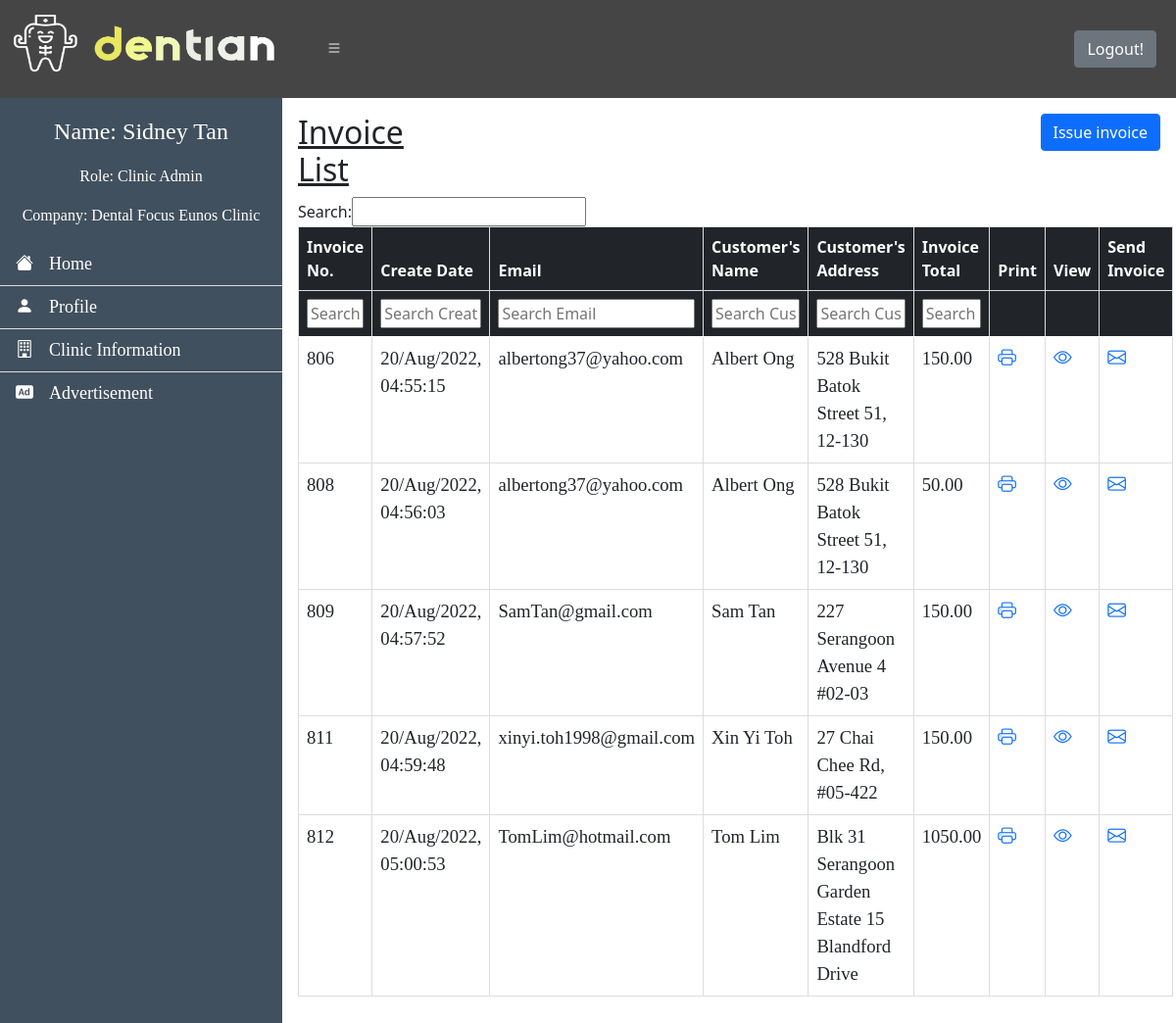
/invoice_list.php (signed in), run on the app's committed database.
### tables this page shows
CREATE TABLE `invoice_order` (
  `order_id` int NOT NULL,
  `appt_id` int DEFAULT NULL,
  `Email` varchar(100) NOT NULL,
  `order_date` timestamp NOT NULL DEFAULT CURRENT_TIMESTAMP,
  `order_receiver_name` varchar(250) NOT NULL,
  `order_receiver_address` mediumtext NOT NULL,
  `order_total_before_tax` decimal(10,2) NOT NULL,
  `order_total_tax` decimal(10,2) NOT NULL,
  `order_tax_per` varchar(250) NOT NULL,
  `order_total_after_tax` double(10,2) NOT NULL,
  `order_amount_paid` decimal(10,2) NOT NULL,
  `order_total_amount_due` decimal(10,2) NOT NULL,
  `Company` varchar(100) NOT NULL,
  `note` mediumtext NOT NULL
);

### Receptionist.php (called while the page is built, shortened)
<?php
$company = $_SESSION['Company'];
?>

### Invoice.php (called while the page is built, shortened)
<?php
class Invoice
{
	private $invoiceOrderTable = 'invoice_order';
	private $dbConnect = false;
	public function __construct()
	{
		if (!$this->dbConnect) {
			$conn = new mysqli('34.87.94.119', 'root', "r00tD3ntian@22", "dentianDatabase");
			if ($conn->connect_error) {
				die("Error failed to connect to MySQL: " . $conn->connect_error);
			} else {
				$this->dbConnect = $conn;
			}
		}
	}
	private function getData($sqlQuery)
	{
		$result = mysqli_query($this->dbConnect, $sqlQuery);
		$data = array();
		while ($row = mysqli_fetch_array($result, MYSQLI_ASSOC)) {
			$data[] = $row;
		}
		return $data;
	}
	public function getInvoiceList($company)
	{
		$sqlQuery = "
			SELECT * FROM " . $this->invoiceOrderTable . "
			WHERE Company = \"" . $company . "\" ";
		return  $this->getData($sqlQuery);
	}
}

### invoice_list.php (the view, shortened to what this page needs)
<?php
include 'Invoice.php';
include 'Navbar.php';
include 'Receptionist.php';
$invoice = new Invoice();
?>
<head>
    <link rel="stylesheet" href="https://cdn.jsdelivr.net/npm/bootstrap-icons@1.8.1/font/bootstrap-icons.css">
    <link href="https://cdn.jsdelivr.net/npm/bootstrap@5.0.2/dist/css/bootstrap.min.css" rel="stylesheet">
    <link rel="stylesheet" href="https://cdn.jsdelivr.net/npm/bootstrap-icons@1.8.1/font/bootstrap-icons.css">
</head>
<body>
    <div id="content-wrapper" class="content-wrapper">
        <div class="w-100 p-3">
            <div class="row g-3">
                <div class="col-2">
                    <h2><u>Invoice List</u></h2>
                </div>
                <div class="col-10">
                    <button class="btn btn-primary float-end" type="submit" onclick="location.href = 'create_invoice.php';">Issue invoice</button>
                </div>
            </div>
            <table class="table table-hover ps-1" id="searchTable">
                <thead class="table-dark">
                    <tr>
                        <th scope="col" style="width: 100px">Invoice No.</th>
                        <th scope="col" style="width: 200px">Create Date</th>
                        <th scope="col" style="width: 100px">Email</th>
                        <th scope="col" style="width: 200px">Customer's Name</th>
                        <th scope="col" style="width: 200px">Customer's Address</th>
                        <th scope="col" style="width: 100px">Invoice Total</th>
                        <th scope="col" style="width: 100px" id="print">Print</th>
                        <th scope="col" style="width: 100px" id="view">View</th>
                        <th scope="col" style="width: 100px">Send Invoice</th>
                    </tr>
                </thead>
                <tbody>
                    <?php
                    $invoiceList = $invoice->getInvoiceList($company);
                    if (isset($invoiceList) && !empty($invoiceList)) {
                        foreach ($invoiceList as $invoiceDetails) {
                            $invoiceDate = date("d/M/Y, H:i:s", strtotime($invoiceDetails["order_date"]));
                            echo
                            '<tr>' .
                                '<td>' . $invoiceDetails['order_id'] . '</td>' .
                                '<td>' . $invoiceDate . '</td>' .
                                '<td>' . $invoiceDetails['Email'] . '</td>' .
                                '<td>' . $invoiceDetails['order_receiver_name'] . '</td>' .
                                '<td>' . $invoiceDetails['order_receiver_address'] . '</td>' .
                                '<td>' . $invoiceDetails['order_total_after_tax'] . '</td>' .
                                '<td><a href="print_invoice.php?invoice_id=' . $invoiceDetails["order_id"] . '" target="_blank" title="Print Invoice"><span class="bi bi-printer"></span></a></td>' .
                                '<td><a href="edit_invoice.php?update_id=' . $invoiceDetails["order_id"] . '"  title="Edit Invoice"><span class="bi bi-eye"></span></a></td>' .
                                '<td><a href="send_invoice.php?invoice_id=' . $invoiceDetails["order_id"] . '"  title="Send Invoice"><span class="bi bi-envelope"></span></a></td>' .
                                '</tr>';
                        }
                    } else {
                        echo
                        '<tr>' .
                            '<td class="text-center" colspan="9"><b>No invoice found.</b></td>' .
                            '</tr>';
                    }
                    ?>
                </tbody>
            </table>
        </div>
    </div>
</body>
</html>

### Navbar.php (style rules this page uses)
body { background-image: url('img/AdminBackground.png'); background-repeat: no-repeat; background-attachment: fixed; background-size: cover; }
@media (min-width:769px) { #content-wrapper { transition: all 0.3s ease; } }

### invoice_list.php (style rules this page uses)
p, td { font-family: garamond; font-size: 14pt; }
td, th { border: 1px solid #ddd; }
table { width: 50%; background-color: white; text-align: left; }
body { background-image: url('img/AdminBackground.png'); background-repeat: no-repeat; background-attachment: fixed; background-size: cover; }
.content-wrapper { transition: all 0.3s ease; margin-left: 288px; }

### data on the page
invoice_order: order_id "806", order_date "20/Aug/2022, 04:55:15", Email "albertong37@yahoo.com", order_receiver_name "Albert Ong", order_receiver_address "528 Bukit Batok Street 51, 12-130", order_total_after_tax "150.00"
invoice_order: order_id "808", order_date "20/Aug/2022, 04:56:03", Email "albertong37@yahoo.com", order_receiver_name "Albert Ong", order_receiver_address "528 Bukit Batok Street 51, 12-130", order_total_after_tax "50.00"
invoice_order: order_id "809", order_date "20/Aug/2022, 04:57:52", Email "SamTan@gmail.com", order_receiver_name "Sam Tan", order_receiver_address "227 Serangoon Avenue 4 #02-03", order_total_after_tax "150.00"
invoice_order: order_id "811", order_date "20/Aug/2022, 04:59:48", Email "xinyi.toh1998@gmail.com", order_receiver_name "Xin Yi Toh", order_receiver_address "27 Chai Chee Rd, #05-422", order_total_after_tax "150.00"
invoice_order: order_id "812", order_date "20/Aug/2022, 05:00:53", Email "TomLim@hotmail.com", order_receiver_name "Tom Lim", order_receiver_address "Blk 31 Serangoon Garden Estate 15 Blandford Drive", order_total_after_tax "1050.00"

### other printed values
$_SESSION['Name'] "Sidney Tan"
$_SESSION['Role'] "Clinic Admin"
$_SESSION['Company'] "Dental Focus Eunos Clinic"
